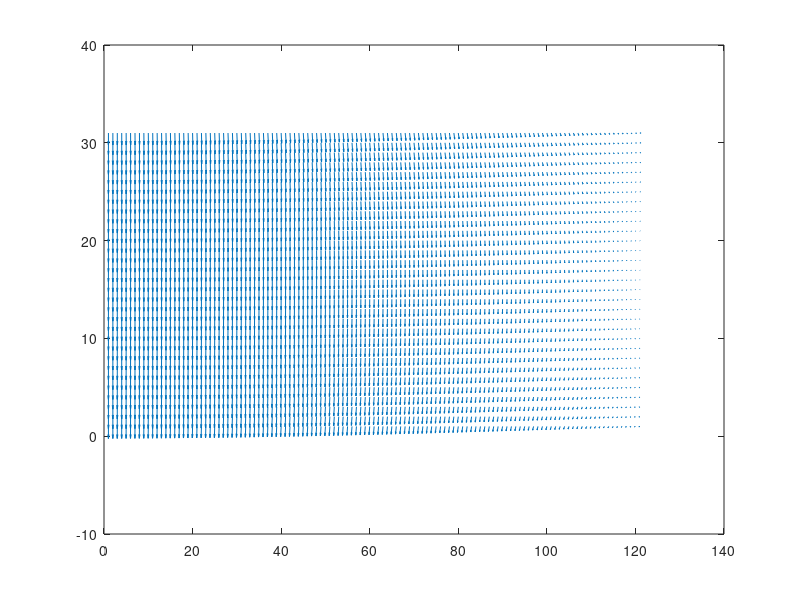
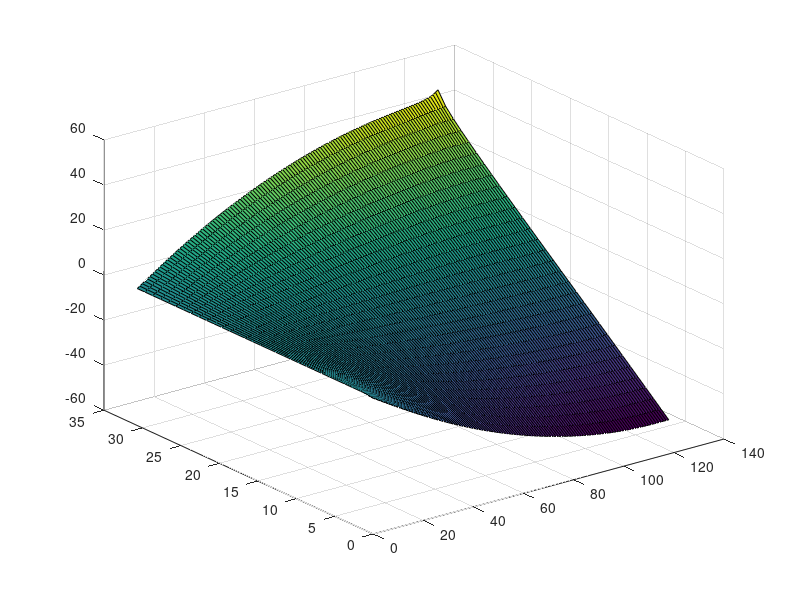
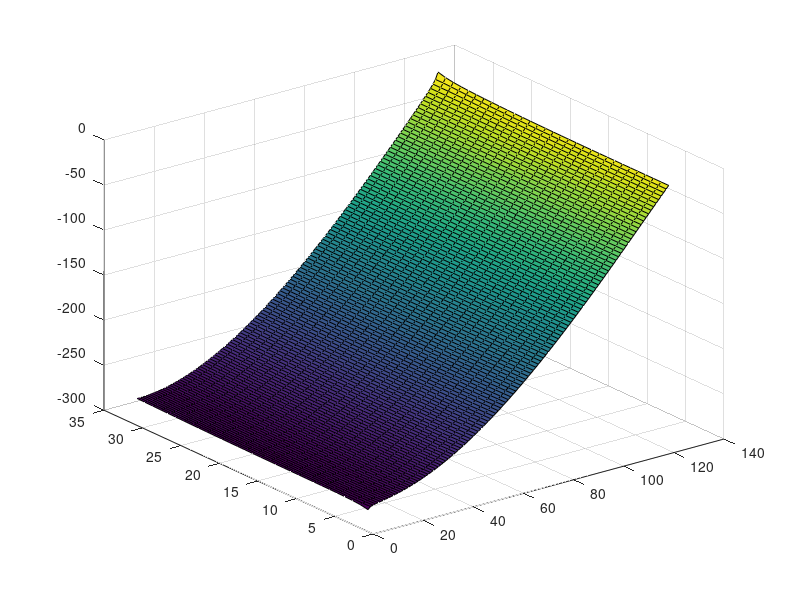

MATLAB code for these plots, in order:
%% STATIONARY ELASTICITY, SQUARES 2D, VECTORIZED %%
nelx = 120;
nely = 30;
nu = 0.3;
%% PREPARE FINITE ELEMENT ANALYSIS
A11 = [12  3 -6 -3;  3 12  3  0; -6  3 12 -3; -3  0 -3 12];
A12 = [-6 -3  0  3; -3 -6 -3 -6;  0 -3 -6  3;  3 -6  3 -6];
B11 = [-4  3 -2  9;  3 -4 -9  4; -2 -9 -4 -3;  9  4 -3 -4];
B12 = [ 2 -3  4 -9; -3  2  9 -2;  4  9  2  3; -9 -2  3  2];
KE = 1/(1-nu^2)/24*([A11 A12;A12' A11]+nu*[B11 B12;B12' B11]);
nodenrs = reshape(1:(1+nelx)*(1+nely),1+nely,1+nelx);
edofVec = reshape(2*nodenrs(1:end-1,1:end-1)+1,nelx*nely,1);
edofMat = repmat(edofVec,1,8)+repmat([0 1 2*nely+[2 3 0 1] -2 -1],nelx*nely,1);
iK = reshape(kron(edofMat,ones(8,1))',64*nelx*nely,1);
jK = reshape(kron(edofMat,ones(1,8))',64*nelx*nely,1);
%% DEFINE LOADS AND SUPPORTS
%F = sparse([2*(nely+1)*nelx+2,2*(nely+1)*(nelx+1)],[1 2],[1 -1],2*(nely+1)*(nelx+1),2);
%F = sparse(floor(0.5*(nelx+1)*(nely+1))+1,1,1,(nely+1)*(nelx+1),1);
%F = 10*ones((nely+1)*(nelx+1),1);
%fixeddofs = (nelx+1)*(nely+1)-nely:1:(nelx+1)*(nely+1);
%fixeddofs = (nely+1)*(ceil(2*(nelx+1)/5)-1)+1:nely+1:(nely+1)*(ceil(3*(nelx+1)/5)-1)+1;
%fixeddofs = 2*(nelx)*(nely+1)+1:2*(nely+1)*(nelx+1);
%F = sparse(nelx*(nely+1)+2,1,-1,2*(nely+1)*(nelx+1),1);
%fixeddofs = union(2*nely+2,2*(nelx+1)*(nely+1));
F = sparse(2,1,-1,2*(nely+1)*(nelx+1),1);
fixeddofs = union(1:2:2*(nely+1),2*(nelx+1)*(nely+1));
alldofs = 1:2*(nely+1)*(nelx+1);
freedofs = setdiff(alldofs,fixeddofs);
U = zeros(2*(nelx+1)*(nely+1),1);
%% FE-ANALYSIS
sK = repmat(KE(:),nelx*nely,1);
K = sparse(iK,jK,sK);
U(freedofs,:) = K(freedofs,freedofs)\F(freedofs,:);
Uh = reshape(U(1:2:2*(nely+1)*(nelx+1)),nely+1,nelx+1);
Uv = reshape(U(2:2:2*(nely+1)*(nelx+1)),nely+1,nelx+1);
%% PLOT
[xx,yy] = meshgrid(1:nelx+1,1:nely+1);
%set(gcf,'Position',get(0,'Screensize'));
figure(1);
quiver(xx,yy,Uh,Uv);
%set(gcf,'Position',get(0,'Screensize'));
figure(2);
surf(Uh);
%set(gcf,'Position',get(0,'Screensize'));
figure(3);
surf(Uv);